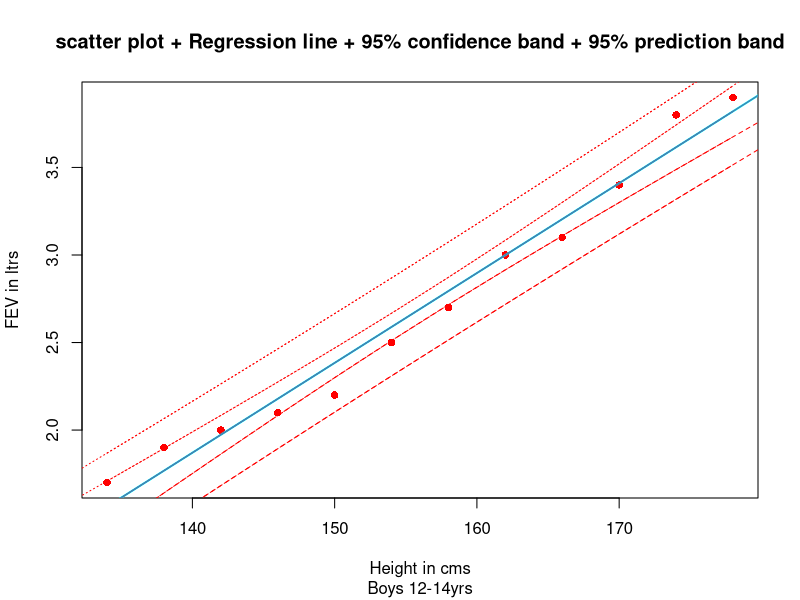

Here is the R script that generated this plot:

Height <- seq(134, 178, 4) #min=134, max= 178 and interval at 4
# or hieght <- seq(134,138,142 and so on)
FEV <- c(1.7, 1.9, 2.0, 2.1, 2.2, 2.5, 2.7, 3.0, 3.1, 3.4, 3.8, 3.9) 
MB <- data.frame(Height,FEV)
MB
MB1 <- lm(FEV~Height,data=MB)
summary(MB1)
names(MB1)
round(MB1$fitted.values,2)
MB$Predicted <- round(MB1$fitted.values,2)
MB
MB$Residuals <- round(MB1$residuals, 2)
MB
RSS <- sum((MB1$residuals)^2) ##using residuals, RSS=residual sum of squares
RSS
TSS <- sum ((FEV-mean(FEV))^2)  ###substracting each FEv value from mean to calculate deviation from mean and then square and sum
TSS
Good <- 1-RSS/TSS
Good
####check normality using residuals
shapiro.test(MB1$residuals) ###null hypothesis is true, p-value is > 5% and data is normally distributed

####now graphics
plot(MB$Height, MB$FEV, xlab = "Height in cms", ylab = "FEV in ltrs",col="red", pch=16, main = "scatter plot + Regression line + 95% confidence band + 95% prediction band"
     , sub = "Boys 12-14yrs")
abline(MB1,col="cyan", lwd =2) ###MB1 contains regression data
##calculate 95% confidence band 
MB2 <- predict(MB1, newdata = MB, int = "c")
MB2
####matlines(MB2$lwr, MB2$upr, ity = c(1,2,2),col=c("steelblue", "red","red" ))
##so u can plot confidence and prediction bands urself following the tutorial
see <- MB$Height
matlines(see, MB2, Ity = c(1,2,2),col=c("steelblue", "red","red" ))
##so u can plot confidence and prediction bands urself following the tutorial
###prediction band
MB3 <- predict(MB1,newdata = MB, int = "p")
matlines(see, MB3, Ity=c(1,2,2), col =c("steelblue", "red", "red"))  ####prediction band

####one example data ploting prediction and confidence bands
xv <- seq(130, 180, 0.5)
xv
yv <- predict(MB1, list(Height = xv), int = "c")
(yv)[1:9,]
##head(MB)
matlines(xv,yv,Ity=c(1,2,2), col=c("steelblue", "red","red"))
yv1 <- predict(MB1, list(Height = xv), int = "p")
matlines(xv,yv1,Ity=c(1,2,2), col=c("steelblue", "red","red"))
